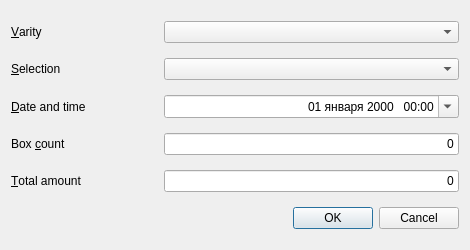
<?xml version="1.0" encoding="UTF-8"?>
<ui version="4.0">
 <class>unload_item</class>
 <widget class="QDialog" name="unload_item">
  <property name="windowModality">
   <enum>Qt::ApplicationModal</enum>
  </property>
  <property name="geometry">
   <rect>
    <x>0</x>
    <y>0</y>
    <width>470</width>
    <height>250</height>
   </rect>
  </property>
  <property name="font">
   <font>
    <pointsize>9</pointsize>
   </font>
  </property>
  <property name="windowTitle">
   <string>Unload item</string>
  </property>
  <property name="locale">
   <locale language="Russian" country="RussianFederation"/>
  </property>
  <property name="modal">
   <bool>true</bool>
  </property>
  <layout class="QVBoxLayout" name="verticalLayout">
   <property name="spacing">
    <number>3</number>
   </property>
   <property name="topMargin">
    <number>9</number>
   </property>
   <property name="bottomMargin">
    <number>9</number>
   </property>
   <item>
    <layout class="QHBoxLayout" name="horizontalLayout">
     <property name="leftMargin">
      <number>0</number>
     </property>
     <item>
      <widget class="QLabel" name="label">
       <property name="minimumSize">
        <size>
         <width>150</width>
         <height>0</height>
        </size>
       </property>
       <property name="text">
        <string>&amp;Varity</string>
       </property>
       <property name="buddy">
        <cstring>varity</cstring>
       </property>
      </widget>
     </item>
     <item>
      <widget class="QComboBox" name="varity">
       <property name="sizePolicy">
        <sizepolicy hsizetype="Expanding" vsizetype="Fixed">
         <horstretch>0</horstretch>
         <verstretch>0</verstretch>
        </sizepolicy>
       </property>
      </widget>
     </item>
    </layout>
   </item>
   <item>
    <layout class="QHBoxLayout" name="horizontalLayout_2">
     <item>
      <widget class="QLabel" name="label_2">
       <property name="minimumSize">
        <size>
         <width>150</width>
         <height>0</height>
        </size>
       </property>
       <property name="text">
        <string>&amp;Selection</string>
       </property>
       <property name="buddy">
        <cstring>selection</cstring>
       </property>
      </widget>
     </item>
     <item>
      <widget class="QComboBox" name="selection">
       <property name="sizePolicy">
        <sizepolicy hsizetype="Expanding" vsizetype="Fixed">
         <horstretch>0</horstretch>
         <verstretch>0</verstretch>
        </sizepolicy>
       </property>
      </widget>
     </item>
    </layout>
   </item>
   <item>
    <layout class="QHBoxLayout" name="horizontalLayout_5">
     <item>
      <widget class="QLabel" name="label_5">
       <property name="minimumSize">
        <size>
         <width>150</width>
         <height>0</height>
        </size>
       </property>
       <property name="text">
        <string>&amp;Date and time</string>
       </property>
       <property name="buddy">
        <cstring>dateTimeEdit</cstring>
       </property>
      </widget>
     </item>
     <item>
      <widget class="QDateTimeEdit" name="dateTimeEdit">
       <property name="sizePolicy">
        <sizepolicy hsizetype="Expanding" vsizetype="Fixed">
         <horstretch>0</horstretch>
         <verstretch>0</verstretch>
        </sizepolicy>
       </property>
       <property name="alignment">
        <set>Qt::AlignRight|Qt::AlignTrailing|Qt::AlignVCenter</set>
       </property>
       <property name="displayFormat">
        <string>dd MMMM yyyy   hh:mm</string>
       </property>
       <property name="calendarPopup">
        <bool>true</bool>
       </property>
      </widget>
     </item>
    </layout>
   </item>
   <item>
    <layout class="QHBoxLayout" name="horizontalLayout_3">
     <item>
      <widget class="QLabel" name="label_4">
       <property name="minimumSize">
        <size>
         <width>150</width>
         <height>0</height>
        </size>
       </property>
       <property name="text">
        <string>Box &amp;count</string>
       </property>
       <property name="buddy">
        <cstring>box_count</cstring>
       </property>
      </widget>
     </item>
     <item>
      <widget class="QLineEdit" name="box_count">
       <property name="text">
        <string>0</string>
       </property>
       <property name="alignment">
        <set>Qt::AlignRight|Qt::AlignTrailing|Qt::AlignVCenter</set>
       </property>
      </widget>
     </item>
    </layout>
   </item>
   <item>
    <layout class="QHBoxLayout" name="horizontalLayout_4">
     <item>
      <widget class="QLabel" name="label_3">
       <property name="minimumSize">
        <size>
         <width>150</width>
         <height>0</height>
        </size>
       </property>
       <property name="text">
        <string>&amp;Total amount</string>
       </property>
       <property name="buddy">
        <cstring>items_count</cstring>
       </property>
      </widget>
     </item>
     <item>
      <widget class="QLineEdit" name="items_count">
       <property name="text">
        <string>0</string>
       </property>
       <property name="alignment">
        <set>Qt::AlignRight|Qt::AlignTrailing|Qt::AlignVCenter</set>
       </property>
      </widget>
     </item>
    </layout>
   </item>
   <item>
    <widget class="QDialogButtonBox" name="buttonBox">
     <property name="locale">
      <locale language="Russian" country="RussianFederation"/>
     </property>
     <property name="orientation">
      <enum>Qt::Horizontal</enum>
     </property>
     <property name="standardButtons">
      <set>QDialogButtonBox::Cancel|QDialogButtonBox::Ok</set>
     </property>
    </widget>
   </item>
  </layout>
 </widget>
 <resources/>
 <connections>
  <connection>
   <sender>buttonBox</sender>
   <signal>accepted()</signal>
   <receiver>unload_item</receiver>
   <slot>accept()</slot>
   <hints>
    <hint type="sourcelabel">
     <x>236</x>
     <y>161</y>
    </hint>
    <hint type="destinationlabel">
     <x>157</x>
     <y>170</y>
    </hint>
   </hints>
  </connection>
  <connection>
   <sender>buttonBox</sender>
   <signal>rejected()</signal>
   <receiver>unload_item</receiver>
   <slot>reject()</slot>
   <hints>
    <hint type="sourcelabel">
     <x>325</x>
     <y>161</y>
    </hint>
    <hint type="destinationlabel">
     <x>286</x>
     <y>170</y>
    </hint>
   </hints>
  </connection>
  <connection>
   <sender>varity</sender>
   <signal>currentIndexChanged(QString)</signal>
   <receiver>unload_item</receiver>
   <slot>varity_selected(QString)</slot>
   <hints>
    <hint type="sourcelabel">
     <x>381</x>
     <y>24</y>
    </hint>
    <hint type="destinationlabel">
     <x>396</x>
     <y>19</y>
    </hint>
   </hints>
  </connection>
  <connection>
   <sender>selection</sender>
   <signal>currentIndexChanged(QString)</signal>
   <receiver>unload_item</receiver>
   <slot>selection_selected(QString)</slot>
   <hints>
    <hint type="sourcelabel">
     <x>373</x>
     <y>55</y>
    </hint>
    <hint type="destinationlabel">
     <x>396</x>
     <y>52</y>
    </hint>
   </hints>
  </connection>
  <connection>
   <sender>box_count</sender>
   <signal>textChanged(QString)</signal>
   <receiver>unload_item</receiver>
   <slot>changes()</slot>
   <hints>
    <hint type="sourcelabel">
     <x>373</x>
     <y>83</y>
    </hint>
    <hint type="destinationlabel">
     <x>395</x>
     <y>83</y>
    </hint>
   </hints>
  </connection>
  <connection>
   <sender>items_count</sender>
   <signal>textChanged(QString)</signal>
   <receiver>unload_item</receiver>
   <slot>changes()</slot>
   <hints>
    <hint type="sourcelabel">
     <x>372</x>
     <y>112</y>
    </hint>
    <hint type="destinationlabel">
     <x>395</x>
     <y>112</y>
    </hint>
   </hints>
  </connection>
 </connections>
 <slots>
  <slot>varity_selected(QString)</slot>
  <slot>selection_selected(QString)</slot>
  <slot>changes()</slot>
 </slots>
</ui>
